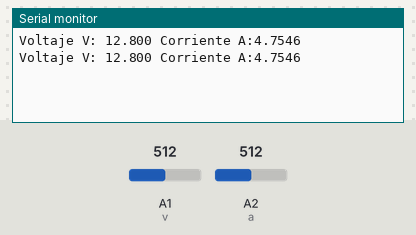
A sketch run on a simulated Arduino Uno, built with avr-gcc and run on an emulated ATmega328P. Parts: the last lines printed to the serial monitor. The test bench sets the inputs (shaded band); at power-on: A1 (v) = 512, A2 (a) = 512.

Above: at 1.8 s.
1.9 s: A1 (v) set to 716
At 2.8 s:
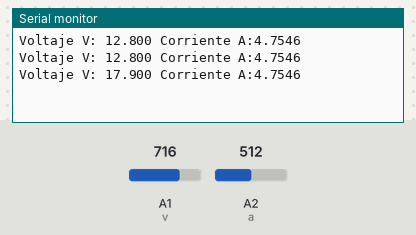
3.4 s: A2 (a) set to 716
At 4.7 s:
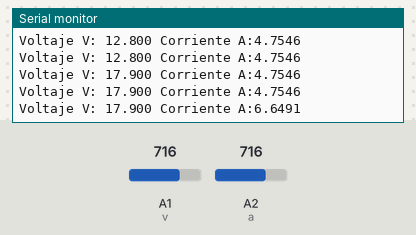
4.9 s: A1 (v) set to 900
At 5.5 s:
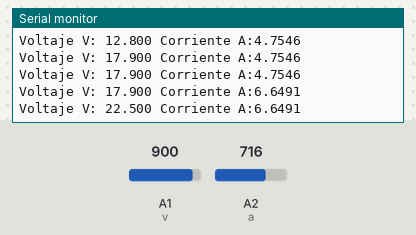
6.4 s: A2 (a) set to 900
At 7.8 s:
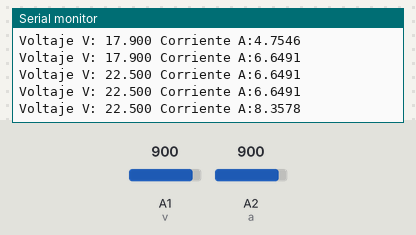
Timing chart, 0 to 8.9 s (numbered marks = the images above; inputs shaded):
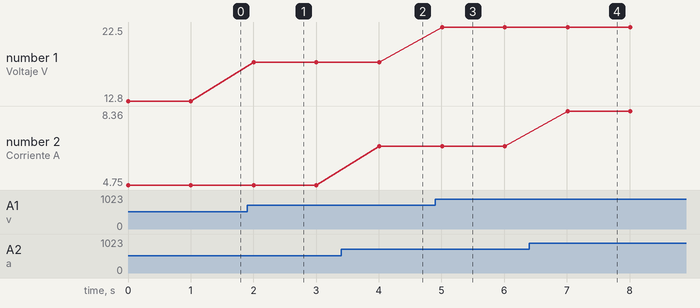

Measured:
- after the input at 1.9 s, the serial monitor: prints a new line after 0.10 s (image 1)
- after the input at 3.4 s, the serial monitor: prints a new line after 0.61 s (image 2)
- after the input at 4.9 s, the serial monitor: prints a new line after 0.11 s (image 3)
- after the input at 6.4 s, the serial monitor: prints a new line after 0.61 s (image 4)
- plotted number 1: 12.8 → 17.9 after the input at 1.9 s, 17.9 → 22.5 after the input at 4.9 s
- plotted number 2: 4.75 → 6.65 after the input at 3.4 s, 6.65 → 8.36 after the input at 6.4 s

The sketch:

Sensor_voltaje_Corriente.ino
```cpp
// definimos los pines a usar
int v = A1;
int a = A2;
// definimos variables de contexion de cada lectura
float V;
float A;

void setup() {
  // definimos el tipo de lectura de los pins
  pinMode(a, INPUT);
  pinMode(v, INPUT);
  // definimos la cantidad de baudios para la lecuta del mismo
  Serial.begin(9600);
  // put your setup code here, to run once:
}
void loop() {
  //lectura de los pins y calibracion de cada uno
  V = (analogRead(v)*0.025);
  A = analogRead(a);
  float current = (A * 9.5) /1023;
  // impre los datos
  Serial.print("Voltaje V: ");
  Serial.print(V, 3);
  Serial.print(" Corriente A:");
  Serial.println(current, 4);
  delay(1000);
  // put your main code here, to run repeatedly:

}
```
